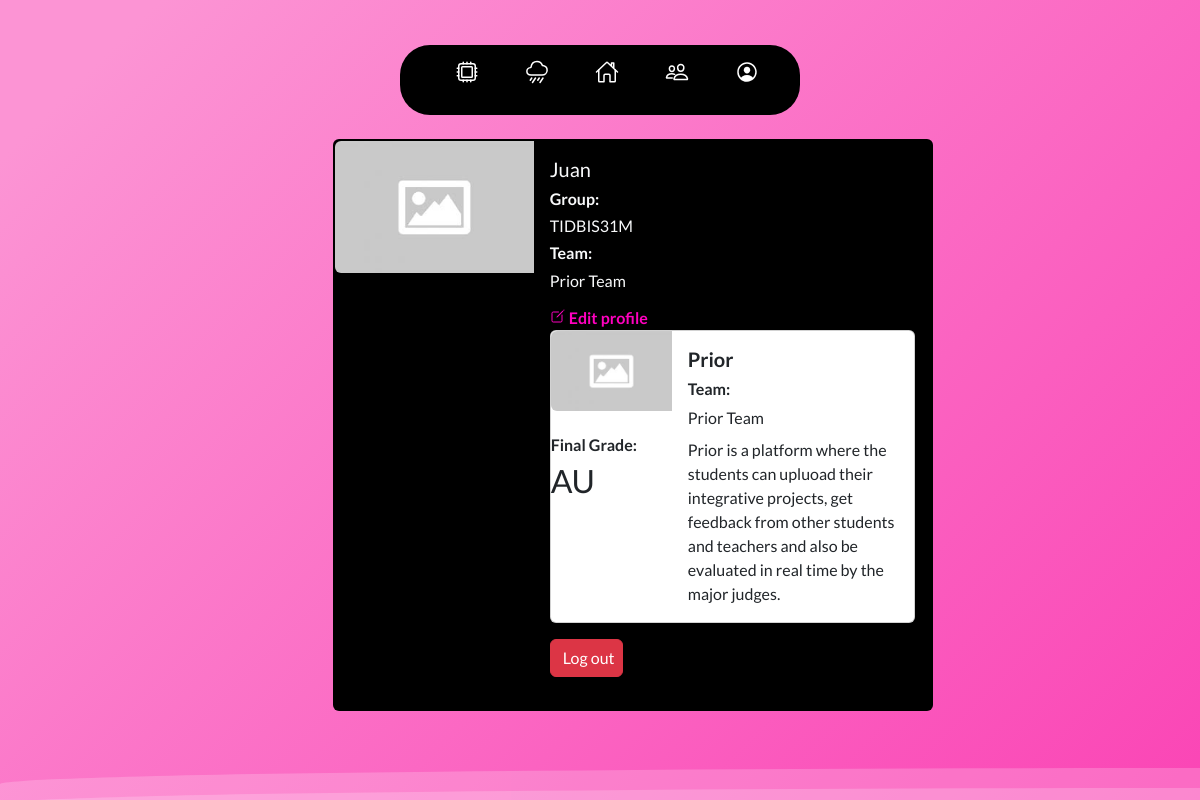
The page /Pages/myuser.php (signed in) on the database its author committed.
### tables this page shows
CREATE TABLE `users` (
  `id_user` int(11) NOT NULL,
  `Username` varchar(255) NOT NULL,
  `user_email` varchar(255) NOT NULL,
  `user_password` varchar(255) NOT NULL,
  `id_type_user` int(11) NOT NULL,
  `id_group` int(11) NOT NULL,
  `id_team` int(11) NOT NULL,
  `active` tinyint(4) NOT NULL,
  `created_at` timestamp NOT NULL DEFAULT current_timestamp() ON UPDATE current_timestamp(),
  `updated_at` datetime NOT NULL,
  `descriptions` varchar(255) DEFAULT NULL,
  `pictures` longblob DEFAULT NULL
);

CREATE TABLE `groups` (
  `id_group` int(11) NOT NULL,
  `group_name` varchar(20) NOT NULL,
  `id_career` int(11) NOT NULL,
  `created_at` timestamp NOT NULL DEFAULT current_timestamp() ON UPDATE current_timestamp(),
  `updated_at` datetime NOT NULL
);

CREATE TABLE `team` (
  `id_Team` int(11) NOT NULL,
  `name_team` varchar(100) DEFAULT NULL,
  `description_team` varchar(255) DEFAULT NULL,
  `id_project` int(11) DEFAULT NULL,
  `id_Career` int(11) NOT NULL,
  `logo` longblob DEFAULT NULL,
  `code_` int(11) DEFAULT NULL,
  `created_at` date DEFAULT NULL,
  `updated_at` datetime DEFAULT NULL
);

CREATE TABLE `project` (
  `id_project` int(11) NOT NULL,
  `project_name` varchar(100) NOT NULL,
  `Description` text NOT NULL,
  `Logotipos` longblob NOT NULL,
  `id_Team` int(11) NOT NULL,
  `Score` varchar(50) NOT NULL,
  `num_score` int(11) NOT NULL,
  `stars` int(11) NOT NULL,
  `id_group` int(11) NOT NULL,
  `Created_at` date NOT NULL,
  `Updated_at` date NOT NULL
);

### Pages/myuser.php (the view, shortened to what this page needs)
<?php
$email=$_SESSION['email'];
if (isset($_SESSION['email'])) {
 ?>
<!DOCTYPE html>
<html lang="en">
<head>
    <link href="https://cdn.jsdelivr.net/npm/bootstrap@5.2.2/dist/css/bootstrap.min.css" rel="stylesheet">
    <link rel="stylesheet" href="../Styles/navbar.css">
    <link rel="stylesheet" href="../Styles/items.css">
    <link rel="stylesheet" href="../Styles/myuser.css">
</head>
<body>
    <div class="container-sm text-center sticky-top">
        <div class="row">
          <div class="col-12">
            <div class="notch-container">
                <div class="notch">
                    <ul>
                        <li class="notch-list">
                            <a href="../Pages/myproject.php">
                                <span class="notch-icon notch-myproject"><ion-icon name="hardware-chip-outline"></ion-icon></span>
                            </a>
                        </li>
                        <li class="notch-list">
                            <a href="../Pages/ideas.php">
                                <span class="notch-icon notch-ideas"><ion-icon name="rainy-outline"></ion-icon></ion-icon></span>
                            </a>
                        </li>
                        <li class="notch-list">
                            <a href="../Pages/home.php">
                                <span class="notch-icon notch-home"><ion-icon name="home-outline"></ion-icon></span>
                            </a>
                        </li>
                        <li class="notch-list">
                            <a href="../Pages/myteam_join.php">
                                <span class="notch-icon notch-myteam"><ion-icon name="people-outline"></ion-icon></span>
                            </a>
                        </li>
                        <li class="notch-list">
                            <a href="../Pages/myuser.php">
                                <span class="notch-icon notch-myuser"><ion-icon name="person-circle-outline"></ion-icon></span>
                            </a>
                        </li>
                    </ul>
                </div>
            </div>
          </div>
        </div>
      <div class="container">
        <div class="row">
          <div class="col-3">
          </div><?php
                        include('../back-end/PDO.php');
                        $query_show_all_project="SELECT users.Username,
                        groups.group_name,
                        team.name_team,
                        users.descriptions
                        FROM users
                        JOIN groups
                        ON groups.id_group=users.id_group
                        JOIN team
                        ON team.id_Team=users.id_team
                        WHERE users.user_email='$email'";
                        $query_show_all_project_ex=$conn->query($query_show_all_project);
                        $query_show_all_project_ex->setFetchMode(PDO::FETCH_ASSOC);
                        while ($row=$query_show_all_project_ex->fetch()):
                    ?>
          <div class="col-8 text-start">
                <br>
            <div class="card mb-3 bg-black" style="max-width: 600px;">
                <div class="card mb-8 bg-black text-light" style="max-width: 600px;">
                    <div class="row g-0">
                      <div class="col-md-4">
                        <img src="../images/not-found.jpg" class="img-fluid rounded-start" alt="...">
                        <br><br>
                      </div>
                      <div class="col-md-8">
                        <div class="card-body">
                            <h5 class="card-title"><?php echo $row['Username']; ?></h5>
                            <h6 class="fw-bold">Group: </h6>
                            <h6><?php echo $row['group_name']; ?></h6>
                            <h6 class="fw-bold">Team: </h6>
                            <h6><?php try {
                                echo $row['name_team'];}
                                catch (Exception $w) {
                                    echo "Not in a team yet";
                                } ?></h6>
                            <a class="edit-button fw-bold" href="../Pages/myprfileEdit.php">
                                <ion-icon name="create-outline"></ion-icon> Edit profile
                            </a>
                          <div class="card mb-3" style="max-width: 540px;">
                          <div class="row g-0">
                            <?php endwhile; ?>
                            <?php
                                $query_select_team_user="SELECT id_team FROM users WHERE user_email='$email'";
                                $query_select_team_user_ex=$conn->query($query_select_team_user);
                                $query_select_team_user_ex->setFetchMode(PDO::FETCH_ASSOC);
                                while ($row8=$query_select_team_user_ex->fetch()):
                                    $id_team=$row8['id_team'];
                                endwhile;
                                $query_select_team="SELECT name_team FROM team WHERE id_Team='$id_team'";
                                $query_select_team_ex=$conn->query($query_select_team);
                                $query_select_team_ex->setFetchMode(PDO::FETCH_ASSOC);
                                while ($row9=$query_select_team_ex->fetch()):
                                    $team=$row9['name_team'];
                                endwhile;
                            ?>
                            <?php
                                $query_show_all_projec="SELECT project.project_name,
                                project.Description,
                                project.Logotipos,
                                team.name_team,
                                groups.group_name
                                FROM project
                                JOIN team
                                ON project.id_Team=team.id_Team
                                JOIN groups
                                ON groups.id_group=project.id_group
                                WHERE team.name_team='$team'";
                                $query_show_all_projec_ex=$conn->query($query_show_all_projec);
                                $query_show_all_projec_ex->setFetchMode(PDO::FETCH_ASSOC);
                                while ($row1=$query_show_all_projec_ex->fetch()):
                            ?>
                          <div class="col-md-4">
                            <img src="../images/not-found.jpg" class="img-fluid rounded-start" alt="...">
                            <br>
                            <br>
                            <div class="row text-dark">
                            <h6 class="fw-bold">Final Grade: </h6>
                            <h2>AU</h2>
                            </div>
                            </div>
                            <div class="col-md-8 text-dark">
                            <div class="card-body">
                            <h5 class="fw-bold" ><?php echo $row1['project_name']; ?></h5>
                            <h6 class="fw-bold">Team: </h6><?php echo $row1['name_team']; ?>  <h6></h6>
                            <p class="card-text"><?php echo $row1['Description']; ?></p>
                            </div>
                           </div> <?php endwhile; ?>
                          </div>
                         </div>
                         <div class="row">
                         <div class="col-3">
                                <form class="needs-validation" method="POST" action="../back-end/logout.php">
                                    <input class="col-12 mb-3 btn btn-danger" type="submit" value="Log out">
                                </form>
                            </div>
                            <div class="col-9"></div>
                        </div>
                        </div>
                       </div>
                      </div>
                     </div>
                    </div>
                    </div>
                </div>
        </div>
            <div class="prior-footer sticky-bottom">
                <div class="wave"></div>
                <div class="wave"></div>
             </div>
</body>
</html>
<?php
}else{
     header("Location: ../Pages/login.php");
     exit();
}
 ?>

### Styles/navbar.css (style rules this page uses)
* { font-family: 'Poppins', 'Lato', sans-serif; }
.notch-container { display: flex; justify-content: center; align-items: top; margin-top: 45px; }
.notch { width: 400px; height: 70px; display: flex; justify-content: center; align-items: center; border-radius: 30px; background: rgb(0, 0, 0); }
.notch ul { display: flex; width: 500px; }
.notch ul li { position: relative; list-style: none; width: 70px; height: 70px; z-index: 1; }
.notch ul li a { position: relative; display: flex; justify-content: center; align-items: center; flex-direction: column; width: 100%; text-align: center; font-weight: 500; }
.notch ul li a .notch-icon { position: relative; display: block; line-height: 75px; font-size: 1.5em; text-align: center; transition: 0.1s; color: #fff; }

### Styles/items.css (style rules this page uses)
* { margin: 0; padding: 0; font-family: 'Poppins', 'Lato', sans-serif; }

### Styles/myuser.css (style rules this page uses)
* { font-family: 'Poppins', 'Lato', sans-serif; }
body { overflow: auto; background: linear-gradient(315deg, rgba(255, 96, 194, 1) 3%, rgb(250, 139, 208, 1) 38%, rgb(250, 45, 172, 1) 68%, rgb(252, 148, 212) 98%); animation: gradient 15s ease infinite; background-size: 400% 400%; background-attachment: fixed; font-family: 'Poppins', 'Lato', sans-serif; }
.wave { background: rgb(255 255 255 / 25%); border-radius: 1000% 1000% 0 0; position: fixed; width: 200%; height: 2em; animation: wave 10s -3s linear infinite; transform: translate3d(0, 0, 0); opacity: 0.8; bottom: 0; left: 0; z-index: -1; }
.wave:nth-of-type(2) { bottom: -1.25em; animation: wave 18s linear reverse infinite; opacity: 0.8; }
.edit-button { text-decoration: none; color: rgb(255, 0, 191); }

### rows shown on the page
users: Username "Juan", id_group.group_name "TIDBIS31M", id_team.name_team "Prior Team"
project: project_name "Prior", id_Team.name_team "Prior Team", Description "Prior is a platform where the students can upluoad their integrative projects, get feedback from other students and teachers and also be evaluated in real time by the major judges."
